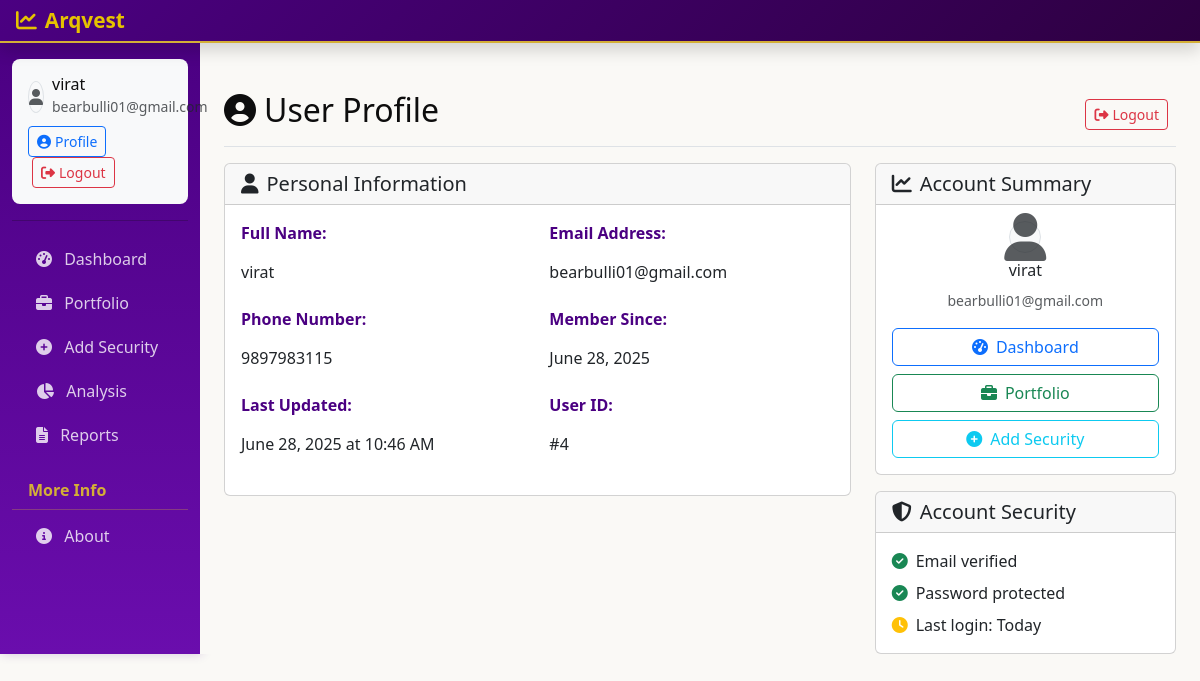
Page /profile (signed in) on the committed database.
### models.py (models this page shows, shortened)
class User(UserMixin, db.Model):
    id = db.Column(db.Integer, primary_key=True)
    name = db.Column(db.String(100), nullable=False)
    email = db.Column(db.String(120), unique=True, nullable=False)
    phone = db.Column(db.String(20), nullable=False)
    password_hash = db.Column(db.String(255), nullable=False)
    created_at = db.Column(db.DateTime, default=datetime.utcnow)
    updated_at = db.Column(db.DateTime, default=datetime.utcnow, onupdate=datetime.utcnow)
    securities = db.relationship('Security', backref='user', lazy=True, cascade='all, delete-orphan')
    portfolio_snapshots = db.relationship('PortfolioSnapshot', backref='user', lazy=True, cascade='all, delete-orphan')

### routes.py (the view)
@app.route('/profile')
@login_required
def profile():
    return render_template('profile.html', user=current_user)

### app.py (called while the page is built)
@login_manager.user_loader
def load_user(user_id):
    from models import User
    return User.query.get(int(user_id))

### templates/profile.html (shortened to what this page needs)
{% extends "layout.html" %}
{% block content %}
<div class="d-flex justify-content-between flex-wrap flex-md-nowrap align-items-center pt-3 pb-2 mb-3 border-bottom">
    <h1 class="h2">
        <i class="fas fa-user-circle me-2"></i>User Profile
    </h1>
    <div class="btn-toolbar mb-2 mb-md-0">
        <div class="btn-group me-2">
            <a href="{{ url_for('logout') }}" class="btn btn-sm btn-outline-danger">
                <i class="fas fa-sign-out-alt me-1"></i>Logout
            </a>
        </div>
    </div>
</div>
<div class="row">
    <div class="col-md-8">
        <div class="card">
            <div class="card-header">
                <h5 class="card-title mb-0">
                    <i class="fas fa-user me-2"></i>Personal Information
                </h5>
            </div>
            <div class="card-body">
                <div class="row">
                    <div class="col-md-6">
                        <div class="mb-3">
                            <label class="form-label fw-bold">Full Name:</label>
                            <p class="form-control-plaintext">{{ user.name }}</p>
                        </div>
                    </div>
                    <div class="col-md-6">
                        <div class="mb-3">
                            <label class="form-label fw-bold">Email Address:</label>
                            <p class="form-control-plaintext">{{ user.email }}</p>
                        </div>
                    </div>
                </div>
                <div class="row">
                    <div class="col-md-6">
                        <div class="mb-3">
                            <label class="form-label fw-bold">Phone Number:</label>
                            <p class="form-control-plaintext">{{ user.phone }}</p>
                        </div>
                    </div>
                    <div class="col-md-6">
                        <div class="mb-3">
                            <label class="form-label fw-bold">Member Since:</label>
                            <p class="form-control-plaintext">{{ user.created_at.strftime('%B %d, %Y') }}</p>
                        </div>
                    </div>
                </div>
                <div class="row">
                    <div class="col-md-6">
                        <div class="mb-3">
                            <label class="form-label fw-bold">Last Updated:</label>
                            <p class="form-control-plaintext">{{ user.updated_at.strftime('%B %d, %Y at %I:%M %p') }}</p>
                        </div>
                    </div>
                    <div class="col-md-6">
                        <div class="mb-3">
                            <label class="form-label fw-bold">User ID:</label>
                            <p class="form-control-plaintext">#{{ user.id }}</p>
                        </div>
                    </div>
                </div>
            </div>
        </div>
    </div>
    <div class="col-md-4">
        <div class="card">
            <div class="card-header">
                <h5 class="card-title mb-0">
                    <i class="fas fa-chart-line me-2"></i>Account Summary
                </h5>
            </div>
            <div class="card-body">
                <div class="text-center mb-3">
                    <div class="avatar-placeholder">
                        <i class="fas fa-user fa-3x text-muted"></i>
                    </div>
                    <h6 class="mt-2">{{ user.name }}</h6>
                    <small class="text-muted">{{ user.email }}</small>
                </div>
                <div class="d-grid gap-2">
                    <a href="{{ url_for('index') }}" class="btn btn-outline-primary">
                        <i class="fas fa-tachometer-alt me-2"></i>Dashboard
                    </a>
                    <a href="{{ url_for('portfolio') }}" class="btn btn-outline-success">
                        <i class="fas fa-briefcase me-2"></i>Portfolio
                    </a>
                    <a href="{{ url_for('add_security') }}" class="btn btn-outline-info">
                        <i class="fas fa-plus-circle me-2"></i>Add Security
                    </a>
                </div>
            </div>
        </div>
        <div class="card mt-3">
            <div class="card-header">
                <h5 class="card-title mb-0">
                    <i class="fas fa-shield-alt me-2"></i>Account Security
                </h5>
            </div>
            <div class="card-body">
                <div class="d-flex align-items-center mb-2">
                    <i class="fas fa-check-circle text-success me-2"></i>
                    <span>Email verified</span>
                </div>
                <div class="d-flex align-items-center mb-2">
                    <i class="fas fa-check-circle text-success me-2"></i>
                    <span>Password protected</span>
                </div>
                <div class="d-flex align-items-center">
                    <i class="fas fa-clock text-warning me-2"></i>
                    <span>Last login: Today</span>
                </div>
            </div>
        </div>
    </div>
</div>
{% endblock %}

### templates/layout.html (shortened to what this page needs)
<!DOCTYPE html>
<html lang="en">
<head>
    <link href="https://cdn.jsdelivr.net/npm/bootstrap@5.3.0/dist/css/bootstrap.min.css" rel="stylesheet">
    <link rel="stylesheet" href="https://cdnjs.cloudflare.com/ajax/libs/font-awesome/6.4.0/css/all.min.css">
    <link rel="stylesheet" href="{{ url_for('static', filename='css/custom.css') }}">
</head>
<body>
    <header class="navbar navbar-dark sticky-top flex-md-nowrap p-0 shadow">
        <a class="navbar-brand col-md-3 col-lg-2 me-0 px-3" href="{{ url_for('index') }}">
            <i class="fas fa-chart-line me-2"></i>Arqvest
        </a>
    </header>
    <div class="container-fluid">
        <div class="row">
            <nav id="sidebarMenu" class="col-md-3 col-lg-2 d-md-block sidebar collapse">
                <div class="position-sticky sidebar-sticky pt-3">
                    {% if current_user.is_authenticated %}
                    <div class="user-info mb-3 px-3">
                        <div class="d-flex align-items-center">
                            <div class="avatar-placeholder me-2">
                                <i class="fas fa-user text-muted"></i>
                            </div>
                            <div>
                                <h6 class="mb-0">{{ current_user.name }}</h6>
                                <small class="text-muted">{{ current_user.email }}</small>
                            </div>
                        </div>
                        <div class="mt-2">
                            <a href="{{ url_for('profile') }}" class="btn btn-sm btn-outline-primary">
                                <i class="fas fa-user-circle me-1"></i>Profile
                            </a>
                            <a href="{{ url_for('logout') }}" class="btn btn-sm btn-outline-danger ms-1">
                                <i class="fas fa-sign-out-alt me-1"></i>Logout
                            </a>
                        </div>
                    </div>
                    <hr class="my-3">
                    {% endif %}
                    <ul class="nav flex-column">
                        <li class="nav-item">
                            <a class="nav-link {{ 'active' if request.path == url_for('index') else '' }}"
                               href="{{ url_for('index') }}">
                                <i class="fas fa-tachometer-alt me-2"></i>
                                Dashboard
                            </a>
                        </li>
                        <li class="nav-item">
                            <a class="nav-link {{ 'active' if request.path == url_for('portfolio') else '' }}"
                               href="{{ url_for('portfolio') }}">
                                <i class="fas fa-briefcase me-2"></i>
                                Portfolio
                            </a>
                        </li>
                        <li class="nav-item">
                            <a class="nav-link {{ 'active' if request.path == url_for('add_security') else '' }}"
                               href="{{ url_for('add_security') }}">
                                <i class="fas fa-plus-circle me-2"></i>
                                Add Security
                            </a>
                        </li>
                        <li class="nav-item">
                            <a class="nav-link {{ 'active' if request.path == url_for('analysis') else '' }}"
                               href="{{ url_for('analysis') }}">
                                <i class="fas fa-chart-pie me-2"></i>
                                Analysis
                            </a>
                        </li>
                        <li class="nav-item">
                            <a class="nav-link {{ 'active' if request.path == url_for('reports') else '' }}"
                               href="{{ url_for('reports') }}">
                                <i class="fas fa-file-alt me-2"></i>
                                Reports
                            </a>
                        </li>
                    </ul>
                    <h6 class="sidebar-heading d-flex justify-content-between align-items-center px-3 mt-4 mb-1">
                        <span>More Info</span>
                    </h6>
                    <ul class="nav flex-column mb-2">
                        <li class="nav-item">
                            <a class="nav-link" href="#" data-bs-toggle="modal" data-bs-target="#aboutModal">
                                <i class="fas fa-info-circle me-2"></i>
                                About
                            </a>
                        </li>
                    </ul>
                </div>
            </nav>
            <main class="col-md-9 ms-sm-auto col-lg-10 px-md-4 main-content">
                {% block content %}{% endblock %}
            </main>
        </div>
    </div>
</body>
</html>

### static/css/custom.css (style rules this page uses)
:root { --primary-purple: #4B0082; --secondary-gold: #D4AF37; --background-off-white: #FAF9F6; --text-rich-black: #0D0D0D; --purple-light: #6A0DAD; --purple-dark: #2D0040; --gold-light: #E6C200; --gold-dark: #B8941F; --text-muted: #666666; --border-color: #E0E0E0; --shadow-color: rgba(75, 0, 130, 0.1); }
body { background-color: var(--background-off-white); color: var(--text-rich-black); font-family: 'Segoe UI', Tahoma, Geneva, Verdana, sans-serif; }
.navbar-dark { background: linear-gradient(135deg, var(--primary-purple), var(--purple-dark)) !important; border-bottom: 2px solid var(--secondary-gold); }
.navbar-brand { color: var(--secondary-gold) !important; font-weight: 600; font-size: 1.3rem; }
.sidebar { background: linear-gradient(180deg, var(--primary-purple), var(--purple-light)) !important; box-shadow: 2px 0 10px rgba(75, 0, 130, 0.2); }
.sidebar .nav-link { color: rgba(255, 255, 255, 0.8) !important; border-radius: 8px; margin: 2px 8px; transition: all 0.3s ease; }
.sidebar-heading { color: var(--secondary-gold) !important; font-weight: 600; border-bottom: 1px solid rgba(212, 175, 55, 0.3); padding-bottom: 8px; }
.main-content { padding-top: 2rem; background-color: var(--background-off-white); }
.form-label { font-weight: 600; color: var(--primary-purple); margin-bottom: 8px; }

### templates/profile.html (style rules this page uses)
.avatar-placeholder { width: 80px; height: 80px; border-radius: 50%; background-color: #f8f9fa; display: flex; align-items: center; justify-content: center; margin: 0 auto; border: 2px solid #dee2e6; }
.form-control-plaintext { padding: 0.375rem 0; margin-bottom: 0; color: #212529; background-color: transparent; border: solid transparent; border-width: 1px 0; }

### templates/layout.html (style rules this page uses)
.avatar-placeholder { width: 32px; height: 32px; border-radius: 50%; background-color: #f8f9fa; display: flex; align-items: center; justify-content: center; border: 1px solid #dee2e6; }
.user-info { background-color: #f8f9fa; border-radius: 8px; padding: 1rem; }

### rows in the picture
User: name "virat", email "bearbulli01@gmail.com", phone "9897983115", created_at "June 28, 2025", updated_at "June 28, 2025 at 10:46 AM", id "4"
